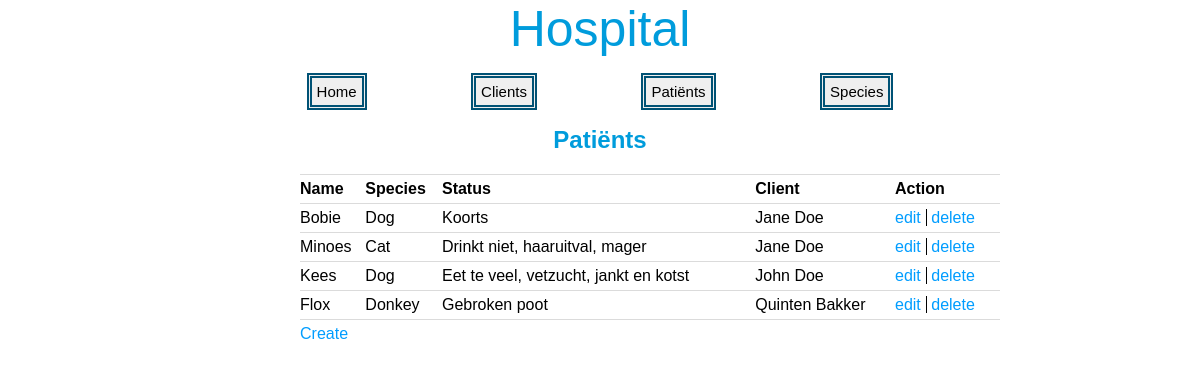
/patient/index, run on the app's committed database.
### tables this page shows
CREATE TABLE IF NOT EXISTS `patients` (
  `patient_id` int(11) NOT NULL,
  `patient_name` varchar(50) DEFAULT NULL,
  `species_id` int(11) NOT NULL,
  `client_id` int(11) NOT NULL,
  `patient_status` text
);

CREATE TABLE IF NOT EXISTS `species` (
  `species_id` int(11) NOT NULL,
  `species_description` varchar(50) DEFAULT NULL
);

CREATE TABLE IF NOT EXISTS `clients` (
  `client_id` int(11) NOT NULL,
  `client_firstname` varchar(50) DEFAULT NULL,
  `client_lastname` varchar(50) DEFAULT NULL,
  `client_phonenumber` varchar(10) NOT NULL,
  `client_email` varchar(255) NOT NULL
);

### core/core.php (called while the page is built, shortened)
<?php
function render($filename, $data = null)
{
	require(ROOT . 'view/templates/header.php');
	require(ROOT . 'view/' . $filename . '.php');
	require(ROOT . 'view/templates/footer.php');
}

### controller/PatientController.php (called while the page is built, shortened)
<?php
require(ROOT . "model/PatientModel.php");
function index()
{
	$patients = getAllPatients();
	render("patient/index", array(
		"patients" => $patients
	));
}

### public/index.php (called while the page is built, shortened)
<?php
require(ROOT . "core/route.php");
require(ROOT . "core/core.php");
route();

### model/PatientModel.php (called while the page is built, shortened)
<?php
function getAllPatients()
{
	$db = openDatabaseConnection();
	$sql = "SELECT `patients`.*,
			`species`.`species_description`,
			`clients`.`client_firstname`,
			`clients`.`client_lastname`
			FROM `patients`
			JOIN `species` ON `patients`.`species_id` = `species`.`species_id`
			JOIN `clients` ON `patients`.`client_id` = `clients`.`client_id`";
	$query = $db->prepare($sql);
	$query->execute();
	return $query->fetchAll();
}

### view/patient/index.php (the view)
	<h2>Patiënts</h2>
	<article>
		<table>
			<thead>
				<tr>
					<th>Name</th>
					<th>Species</th>
					<th>Status</th>
					<th>Client</th>
					<th class="action" colspan="2">Action</th>
				</tr>
			</thead>
			<tbody>
<?php
				foreach ($patients as $patient) {
?>
				<tr>
					<td><?=$patient["patient_name"]?></td>
					<td><?=$patient["species_description"]?></td>
					<td><?=$patient["patient_status"]?></td>
					<td><?=$patient["client_firstname"] . " " . $patient["client_lastname"]?></td>
					<td class="center">
						<a class="edit" href="<?= URL ?>patient/edit/<?=$patient["patient_id"]?>">edit</a>
						<a href="<?= URL ?>patient/delete/<?=$patient["patient_id"]?>">delete</a>
					</td>
				</tr>
<?php
			}
?>
				<tr>
					<td colspan="6"><a href="<?= URL ?>patient/create">Create</a></td>
				</tr>
			</tbody>
		</table>
	</article>

### core/route.php (shortened to what this page needs)
<?php
function route()
{
	$url = splitUrl();
	if (!$url['controller']) {
		require(ROOT . 'controller/' . DEFAULT_CONTROLLER . 'Controller.php');
		call_user_func('index');
	} elseif (file_exists(ROOT . 'controller/' . $url['controller'] . '.php')) {
		if (function_exists($url['action'])) {
			if ($url['params']) {
				call_user_func_array($url['action'], $url['params']);
			} else {
				call_user_func($url['action']);
			}
		} else {
			require(ROOT . 'controller/ErrorController.php');
			call_user_func('error_404');
		}
	} else {
		require(ROOT . 'controller/ErrorController.php');
		call_user_func('error_404');
	}
}
function splitUrl()
{
	if (isset($_GET['url'])) {
		$tmp_url = trim($_GET['url'], "/");
		$tmp_url = filter_var($tmp_url, FILTER_SANITIZE_URL);
		$tmp_url = explode("/", $tmp_url);
		$url['controller'] = isset($tmp_url[0]) ? ucwords($tmp_url[0] . 'Controller') : null;
		$url['action'] = isset($tmp_url[1]) ? $tmp_url[1] : 'index';
		unset($tmp_url[0], $tmp_url[1]);
		$url['params'] = array_values($tmp_url);
		return $url;
	}
}

### view/templates/header.php (shortened to what this page needs)
<!DOCTYPE html>
<html>
<head>
	<link rel="stylesheet" href="<?= URL ?>public/css/style.css" type="text/css">
</head>
	<header>
		<a id="title" href="<?= URL ?>home/index">Hospital</a>
		<nav>
			<ul>
				<li><a href="<?= URL ?>home/index">Home</a></li>
				<li><a href="<?= URL ?>client/index">Clients</a></li>
				<li><a href="<?= URL ?>patient/index">Patiënts</a></li>
				<li><a href="<?= URL ?>species/index">Species</a></li>
			</ul>
		</nav>
	</header>
<body>

### view/templates/footer.php
</body>
</html>

### public/css/style.css (style rules this page uses)
* { margin: 0px; padding: 0px; font-family: sans-serif; }
body { width: 100%; height: 80%; position: relative; top: 20%; margin : 0 auto; }
a#title { color: #009cdc; font-size: 50px; text-decoration: none; margin-bottom: 10px; }
nav { margin: 25px auto; }
nav li { display: inline; }
nav a { margin: 50px; font-size: 15px; text-decoration: none; padding: 5px; border: 5px double #005275; background-color: #efefef; }
article { position: relative; width: 50%; margin: 0 auto; }
a { color: black; text-decoration: none; }
header, h1, h2 { color: #009cdc; text-align: center; }
h2 { margin-bottom: 20px; }
th.action { width: 15%; }
table { margin: 0 auto; width : 700px; }
table, td, th { border-collapse : collapse; color : black; }
td, th { border-top: 1px solid #dbdbdb; padding : 5px 0px; }
th { text-align : left; }
td.center { text-align : left; }
td a { color: #009dff; }
a.edit { padding-right: 5px; border-right: 1.5px solid #000; }

### data on the page
patients: patient_name "Bobie", species.species_description "Dog", patient_status "Koorts", client.client_firstname "Jane", client.client_lastname "Doe"
patients: patient_name "Minoes", species.species_description "Cat", patient_status "Drinkt niet, haaruitval, mager", client.client_firstname "Jane", client.client_lastname "Doe"
patients: patient_name "Kees", species.species_description "Dog", patient_status "Eet te veel, vetzucht, jankt en kotst", client.client_firstname "John", client.client_lastname "Doe"
patients: patient_name "Flox", species.species_description "Donkey", patient_status "Gebroken poot", client.client_firstname "Quinten", client.client_lastname "Bakker"
